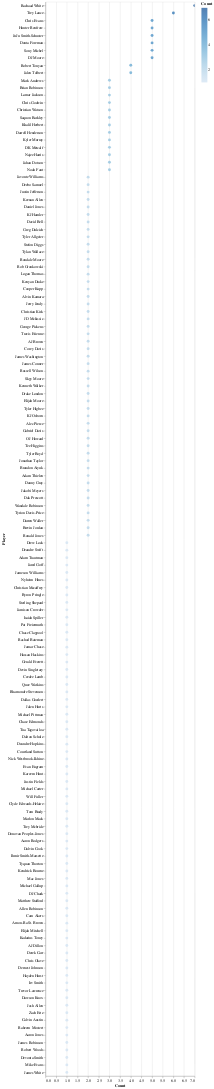

The notebook cell this image was saved under:
### Code cell
#Player Exposure
alt.Chart(exp_df).mark_circle(size=60).encode(
    x='Count',
     y=alt.Y("Player", sort='-x'),
    color='Count',
    tooltip=['Player', 'Count', '%']
).interactive()

### Figure 1 — Vega-Lite specification as saved in the notebook (floating-point values rounded to 4 significant figures; data arrays with more than 128 entries replaced by an {"elided": "..."} marker saying what was removed)
{"config": {"view": {"continuousWidth": 400, "continuousHeight": 300}}, "data": {"name": "data-73bf2f50ea8fb47235396f01a873b8d2"}, "mark": {"type": "circle", "size": 60}, "encoding": {"color": {"field": "Count", "type": "quantitative"}, "tooltip": [{"field": "Player", "type": "nominal"}, {"field": "Count", "type": "quantitative"}, {"field": "%", "type": "quantitative"}], "x": {"field": "Count", "type": "quantitative"}, "y": {"field": "Player", "sort": "-x", "type": "nominal"}}, "selection": {"selector001": {"type": "interval", "bind": "scales", "encodings": ["x", "y"]}}, "$schema": "https://vega.github.io/schema/vega-lite/v4.17.0.json", "datasets": {"data-73bf2f50ea8fb47235396f01a873b8d2": {"elided": "144 records"}}}
